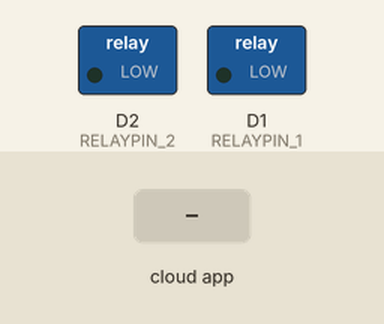
Bench run of a sketch on a simulated ESP8266 (NodeMCU). On the bench: switched loads named in the sketch (green lamp = pin HIGH). The test bench sets the inputs (shaded band). WiFi joins after 1.5 s; servers stay silent unless stated; what the sketch prints to the serial monitor is not drawn.

Above: at 2.7 s.
2.8 s: the phone or cloud app sets 66b6285c54041e4ff61a1ff9 to 0
At 3.6 s:
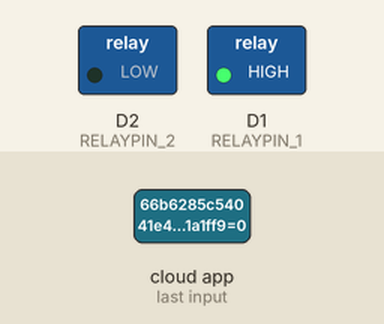
4.3 s: the phone or cloud app sets 66b62784deddece34b78e1be to 0
At 4.8 s:
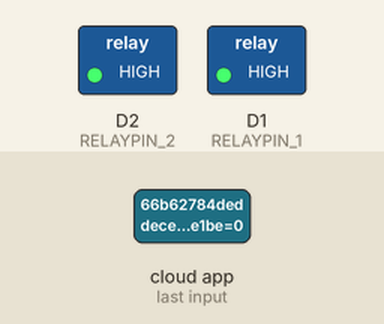
5.8 s: the phone or cloud app sets 66b6285c54041e4ff61a1ff9 to 1
At 7.0 s:
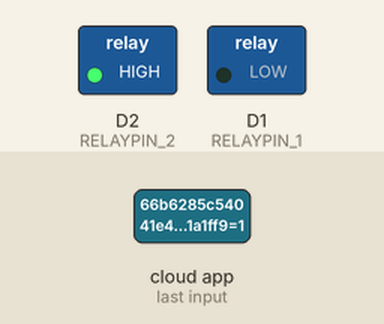
7.3 s: the phone or cloud app sets 66b62784deddece34b78e1be to 1
At 8.3 s:
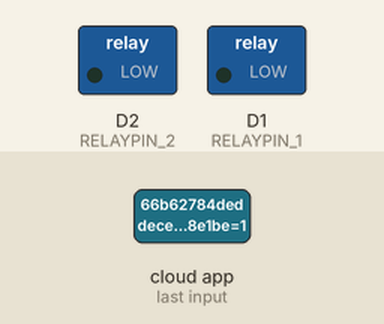
Timing chart, 0 to 9.8 s (numbered marks = the images above; inputs shaded):
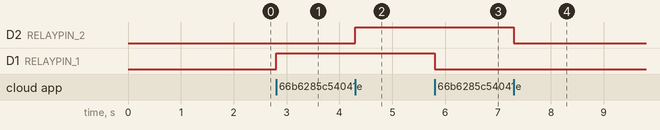

The sketch:

MultiRelays_advance.ino
```cpp
#ifdef ENABLE_DEBUG
  #define DEBUG_ESP_PORT Serial
  #define NODEBUG_WEBSOCKETS
  #define NDEBUG
#endif
#include <Arduino.h>
#ifdef ESP8266
  #include <ESP8266WiFi.h>
#endif
#ifdef ESP32
       #include <WiFi.h>
#endif
#include <SinricPro.h>
#include <SinricProSwitch.h>
int D1 = 5;
int D2 = 4;
int D3 = 0;
#define RELAYPIN_1 D1
#define RELAYPIN_2 D2
struct RelayInfo {
  String deviceId;
  String name;
  int pin;
};
std::vector<RelayInfo> relays = {
    {"66b6285c54041e4ff61a1ff9", "Relay 1", RELAYPIN_1},
    {"66b62784deddece34b78e1be", "Relay 2", RELAYPIN_2}};
#define WIFI_SSID  "SriRev"
#define WIFI_PASS  "iclo4981"
#define APP_KEY    "7a6f514d-077d-4491-a892-860ce2c6cc24"
#define APP_SECRET "20cbc485-28e2-4b13-8383-29a3cb3f1b20-d08d09ee-5bf5-4ce6-a58b-19bfed390c66"
#define BAUD_RATE  9600
bool onPowerState(const String &deviceId, bool &state) {
  for (auto &relay : relays) {
    if (deviceId == relay.deviceId) {
      Serial.printf("Device %s turned %s\r\n", relay.name.c_str(), state ? "on" : "off");
      digitalWrite(relay.pin, !state);
      return true;
    }
  }
  return false;
}
void setupRelayPins() {
  for (auto &relay : relays) {
    pinMode(relay.pin, OUTPUT);
  }
}
void setupWiFi() {
  Serial.printf("\r\n[Wifi]: Connecting");
  WiFi.begin(WIFI_SSID, WIFI_PASS);
  while (WiFi.status() != WL_CONNECTED) {
    Serial.printf(".");
    delay(250);
  }
  Serial.printf("connected!\r\n[WiFi]: IP-Address is %s\r\n", WiFi.localIP().toString().c_str());
}
void setupSinricPro() {
  for (auto &relay : relays) {
    SinricProSwitch &mySwitch = SinricPro[relay.deviceId];
    mySwitch.onPowerState(onPowerState);
  }
  SinricPro.onConnected([]() { Serial.printf("Connected to SinricPro\r\n"); });
  SinricPro.onDisconnected([]() { Serial.printf("Disconnected from SinricPro\r\n"); });
  SinricPro.begin(APP_KEY, APP_SECRET);
}
void setup() {
  Serial.begin(BAUD_RATE);
  setupRelayPins();
  setupWiFi();
  setupSinricPro();
}
void loop() {
  SinricPro.handle();
}
```

Measured:
- after the input at 2.8 s, D1 (RELAYPIN_1): LOW → HIGH at once
- after the input at 4.3 s, D2 (RELAYPIN_2): LOW → HIGH at once
- after the input at 5.8 s, D1 (RELAYPIN_1): HIGH → LOW at once
- after the input at 7.3 s, D2 (RELAYPIN_2): HIGH → LOW at once
